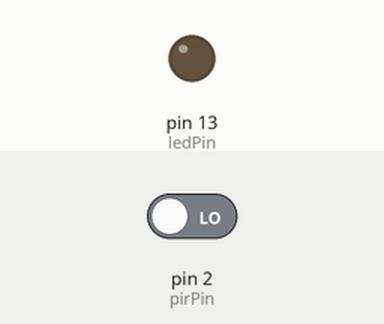
Simulated run of this sketch. Board: Arduino Uno, built with avr-gcc and run on an emulated ATmega328P. Shown: output pins drawn as LEDs (lit = HIGH). The inputs (shaded band) are chosen by the test bench; at power-on: pin 2 (pirPin) LOW. What the sketch prints to the serial monitor is not drawn.

Above: at 1.2 s.
1.3 s: pin 2 (pirPin) driven HIGH
At 2.5 s:
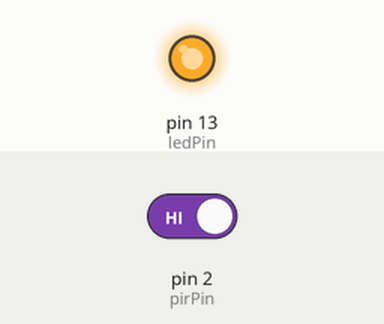
2.8 s: pin 2 (pirPin) driven LOW
At 3.9 s:
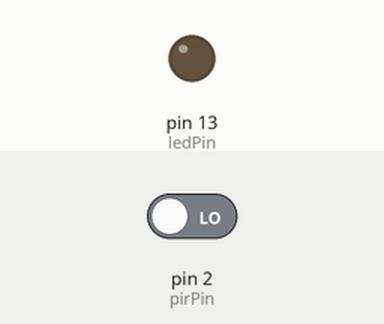
Timing chart, 0 to 5.8 s (numbered marks = the images above; inputs shaded):
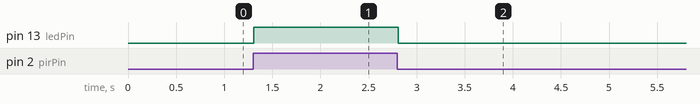

The sketch:

sensor_pir.ino
```cpp
const int pirPin = 2; // Pin al que está conectado el pin OUT del sensor PIR
const int ledPin = 13; // Pin del LED integrado en el Arduino

void setup() {
  pinMode(pirPin, INPUT); // Configurar el pin del PIR como entrada
  pinMode(ledPin, OUTPUT); // Configurar el pin del LED como salida
  Serial.begin(9600); // Iniciar la comunicación serial
}

void loop() {
  int pirState = digitalRead(pirPin); // Leer el estado del sensor PIR
  if (pirState == HIGH) { // Si se detecta movimiento
    digitalWrite(ledPin, HIGH); // Encender el LED
    Serial.println("(ง︡'-'︠)ง");
  } else {
    digitalWrite(ledPin, LOW); // Apagar el LED
    Serial.println("( ◑‿◑)ɔ┏🍟--🍔┑٩(^◡^ )");
  }
  delay(100); // Pequeño retardo para evitar lecturas erróneas
}
```

Measured:
- after the input at 1.3 s, pin 13 (ledPin): LOW → HIGH at once
- after the input at 2.8 s, pin 13 (ledPin): HIGH → LOW at once
